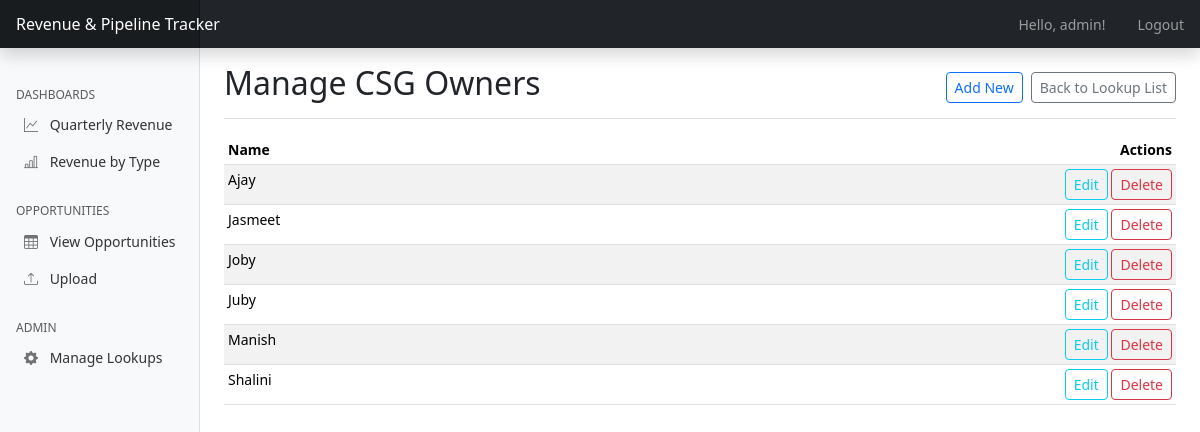
The app's page /admin/manage/csg_owner (signed in) with its own data.
### app.py (models this page shows, shortened)
class User(UserMixin, db.Model):
    id = db.Column(db.Integer, primary_key=True)
    username = db.Column(db.String(80), unique=True, nullable=False)
    password_hash = db.Column(db.String(120), nullable=False)
    can_upload = db.Column(db.Boolean, default=False) # New field for upload permission
    is_admin = db.Column(db.Boolean, default=False) # New field for admin permission

class CSGOwner(db.Model):
    id = db.Column(db.Integer, primary_key=True)
    name = db.Column(db.String(100), unique=True, nullable=False)

### app.py (the view)
@app.route('/admin/manage/<model_name>')
@admin_required
def manage_lookup_table(model_name):
    if model_name not in LOOKUP_MODELS:
        flash(f"Invalid model type: {model_name}", "danger")
        return redirect(url_for('admin_index'))
    model_info = LOOKUP_MODELS[model_name]
    ModelClass = model_info['class']
    items = ModelClass.query.order_by(ModelClass.name).all()
    return render_template('admin/list_generic.html',
                           items=items,
                           title=model_info['title'],
                           model_name=model_name)

### app.py (called while the page is built)
@login_manager.user_loader
def load_user(user_id):
    return User.query.get(int(user_id))

def admin_required(f):
    @wraps(f)
    def decorated_function(*args, **kwargs):
        if not current_user.is_authenticated or not current_user.is_admin:
            flash("You must be an admin to view this page.", "danger")
            return redirect(url_for('dashboard'))
        return f(*args, **kwargs)
    return decorated_function

@app.context_processor
def inject_lookup_data():
    return {
        'all_revenue_portfolios': RevenuePortfolio.query.order_by(RevenuePortfolio.name).all(),
        'all_units': Unit.query.order_by(Unit.name).all(),
        'all_csg_owners': CSGOwner.query.order_by(CSGOwner.name).all(),
        'all_delivery_owners': DeliveryOwner.query.order_by(DeliveryOwner.name).all(),
        'all_originating_revenue_types': OriginatingRevenueType.query.order_by(OriginatingRevenueType.name).all(),
        'all_revenue_types': RevenueType.query.order_by(RevenueType.name).all(),
        'current_user': current_user # Make current_user available in all templates
    }

### templates/admin/list_generic.html (shortened to what this page needs)
{% extends 'base.html' %}
{% block content %}
<div class="d-flex justify-content-between flex-wrap flex-md-nowrap align-items-center pt-3 pb-2 mb-3 border-bottom">
    <h1 class="h2">Manage {{ title }}</h1>
    <div class="btn-toolbar mb-2 mb-md-0">
        <a href="{{ url_for('add_lookup_item', model_name=model_name) }}" class="btn btn-sm btn-outline-primary me-2">Add New</a>
        <a href="{{ url_for('admin_index') }}" class="btn btn-sm btn-outline-secondary">Back to Lookup List</a>
    </div>
</div>
<div class="table-responsive">
    <table class="table table-striped table-sm">
        <thead>
            <tr>
                <th>Name</th>
                <th class="text-end">Actions</th>
            </tr>
        </thead>
        <tbody>
            {% for item in items %}
            <tr>
                <td>{{ item.name }}</td>
                <td class="text-end">
                    <a href="{{ url_for('edit_lookup_item', model_name=model_name, id=item.id) }}" class="btn btn-sm btn-outline-info">Edit</a>
                    <form action="{{ url_for('delete_lookup_item', model_name=model_name, id=item.id) }}" method="POST" class="d-inline" onsubmit="return confirm('Are you sure?');">
                        <button type="submit" class="btn btn-sm btn-outline-danger">Delete</button>
                    </form>
                </td>
            </tr>
            {% endfor %}
        </tbody>
    </table>
</div>
{% endblock %}

### templates/base.html (shortened to what this page needs)
<!doctype html>
<html lang="en">
  <head>
    <link href="https://cdn.jsdelivr.net/npm/bootstrap@5.3.3/dist/css/bootstrap.min.css" rel="stylesheet">
    <link rel="stylesheet" href="https://cdn.jsdelivr.net/npm/bootstrap-icons@1.10.3/font/bootstrap-icons.css">
  </head>
  <body>
    <header class="navbar navbar-dark sticky-top bg-dark flex-md-nowrap p-0 shadow">
      <a class="navbar-brand col-md-3 col-lg-2 me-0 px-3 fs-6" href="{{ url_for('dashboard') }}">Revenue & Pipeline Tracker</a>
      <ul class="navbar-nav flex-row ms-auto">
        {% if current_user.is_authenticated %}
            <li class="nav-item text-nowrap">
                <span class="nav-link px-3">Hello, {{ current_user.username }}!</span>
            </li>
            <li class="nav-item text-nowrap">
                <a class="nav-link px-3" href="{{ url_for('logout') }}">Logout</a>
            </li>
        {% endif %}
      </ul>
    </header>
    <div class="container-fluid">
      <div class="row">
        {% if current_user.is_authenticated %}
        <nav id="sidebarMenu" class="col-md-3 col-lg-2 d-md-block bg-light sidebar collapse">
          <div class="position-sticky pt-3 sidebar-sticky">
            <h6 class="sidebar-heading d-flex justify-content-between align-items-center px-3 mt-4 mb-1 text-muted text-uppercase">
              <span>Dashboards</span>
            </h6>
            <ul class="nav flex-column ms-2">
                <li class="nav-item">
                    <a class="nav-link" href="{{ url_for('dashboard') }}#revenueByUnitChartCard">
                        <i class="bi bi-graph-up"></i>
                        Quarterly Revenue
                    </a>
                </li>
                <li class="nav-item">
                    <a class="nav-link" href="{{ url_for('dashboard') }}#revenueByOriginatingTypeChartCard">
                        <i class="bi bi-bar-chart-line"></i>
                        Revenue by Type
                    </a>
                </li>
            </ul>
            <h6 class="sidebar-heading d-flex justify-content-between align-items-center px-3 mt-4 mb-1 text-muted text-uppercase">
              <span>Opportunities</span>
            </h6>
            <ul class="nav flex-column ms-2">
                <li class="nav-item">
                    <a class="nav-link" href="{{ url_for('opportunities') }}">
                        <i class="bi bi-table"></i>
                        View Opportunities
                    </a>
                </li>
                <li class="nav-item">
                    <a class="nav-link" href="{{ url_for('upload_spreadsheet') }}">
                        <i class="bi bi-upload"></i>
                        Upload
                    </a>
                </li>
            </ul>
            {% if current_user.is_admin %}
            <h6 class="sidebar-heading d-flex justify-content-between align-items-center px-3 mt-4 mb-1 text-muted text-uppercase">
              <span>Admin</span>
            </h6>
            <ul class="nav flex-column ms-2">
                <li class="nav-item">
                    <a class="nav-link" href="{{ url_for('admin_index') }}">
                        <i class="bi bi-gear-fill"></i> Manage Lookups
                    </a>
                </li>
            </ul>
            {% endif %}
          </div>
        </nav>
        {% endif %}
        <main class="{% if current_user.is_authenticated %}col-md-9 ms-sm-auto col-lg-10 px-md-4{% else %}col-12{% endif %}">
            {% block content %}{% endblock %}
        </main>
      </div>
    </div>
  </body>
</html>

### templates/base.html (style rules this page uses)
body { font-size: .875rem; }
.sidebar { position: fixed; top: 0; bottom: 0; left: 0; z-index: 100; padding: 48px 0 0; box-shadow: inset -1px 0 0 rgba(0, 0, 0, .1); }
.sidebar-sticky { position: relative; top: 0; height: calc(100vh - 48px); padding-top: .5rem; overflow-x: hidden; overflow-y: auto; }
.sidebar .nav-link { font-weight: 500; color: #333; }
.sidebar .nav-link .bi { margin-right: 8px; color: #727272; }
.sidebar-heading { font-size: .75rem; }
.navbar-brand { padding-top: .75rem; padding-bottom: .75rem; background-color: rgba(0, 0, 0, .25); box-shadow: inset -1px 0 0 rgba(0, 0, 0, .25); }

### records on screen
User: username "admin"
CSGOwner: name "Ajay"
CSGOwner: name "Jasmeet"
CSGOwner: name "Joby"
CSGOwner: name "Juby"
CSGOwner: name "Manish"
CSGOwner: name "Shalini"

### other values on screen
{{ title }} "CSG Owners"
